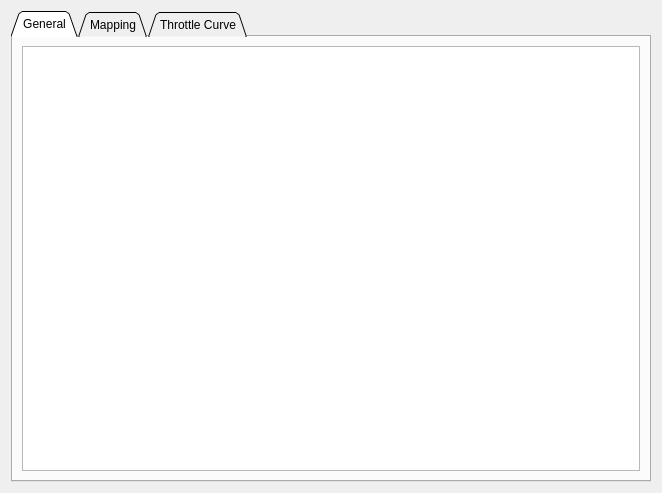
<?xml version="1.0" encoding="UTF-8"?>
<ui version="4.0">
 <class>PageAppAdcBoost</class>
 <widget class="QWidget" name="PageAppAdcBoost">
  <property name="geometry">
   <rect>
    <x>0</x>
    <y>0</y>
    <width>662</width>
    <height>493</height>
   </rect>
  </property>
  <property name="windowTitle">
   <string>Form</string>
  </property>
  <layout class="QVBoxLayout" name="verticalLayout">
   <item>
    <widget class="QTabWidget" name="tabWidget">
     <property name="tabShape">
      <enum>QTabWidget::Triangular</enum>
     </property>
     <property name="currentIndex">
      <number>0</number>
     </property>
     <widget class="QWidget" name="tab">
      <attribute name="title">
       <string>General</string>
      </attribute>
      <layout class="QVBoxLayout" name="verticalLayout_2">
       <item>
        <widget class="ParamTable" name="generalTab"/>
       </item>
      </layout>
     </widget>
     <widget class="QWidget" name="tab_2">
      <attribute name="title">
       <string>Mapping</string>
      </attribute>
      <layout class="QVBoxLayout" name="verticalLayout_3">
       <item>
        <widget class="ParamTable" name="mappingTab"/>
       </item>
       <item>
        <widget class="AdcMap" name="adcMap" native="true"/>
       </item>
      </layout>
     </widget>
     <widget class="QWidget" name="tab_3">
      <attribute name="title">
       <string>Throttle Curve</string>
      </attribute>
      <layout class="QVBoxLayout" name="verticalLayout_4">
       <item>
        <widget class="ParamTable" name="throttleCurveTab">
         <property name="sizePolicy">
          <sizepolicy hsizetype="Expanding" vsizetype="Fixed">
           <horstretch>0</horstretch>
           <verstretch>0</verstretch>
          </sizepolicy>
         </property>
         <property name="maximumSize">
          <size>
           <width>16777215</width>
           <height>100</height>
          </size>
         </property>
        </widget>
       </item>
       <item>
        <widget class="QCustomPlot" name="throttlePlot" native="true">
         <property name="sizePolicy">
          <sizepolicy hsizetype="Preferred" vsizetype="MinimumExpanding">
           <horstretch>0</horstretch>
           <verstretch>0</verstretch>
          </sizepolicy>
         </property>
        </widget>
       </item>
      </layout>
     </widget>
    </widget>
   </item>
  </layout>
 </widget>
 <customwidgets>
  <customwidget>
   <class>ParamTable</class>
   <extends>QTableWidget</extends>
   <header>widgets/paramtable.h</header>
  </customwidget>
  <customwidget>
   <class>QCustomPlot</class>
   <extends>QWidget</extends>
   <header>widgets/qcustomplot.h</header>
   <container>1</container>
  </customwidget>
  <customwidget>
   <class>AdcMap</class>
   <extends>QWidget</extends>
   <header>widgets/adcmap.h</header>
   <container>1</container>
  </customwidget>
 </customwidgets>
 <resources/>
 <connections/>
</ui>
